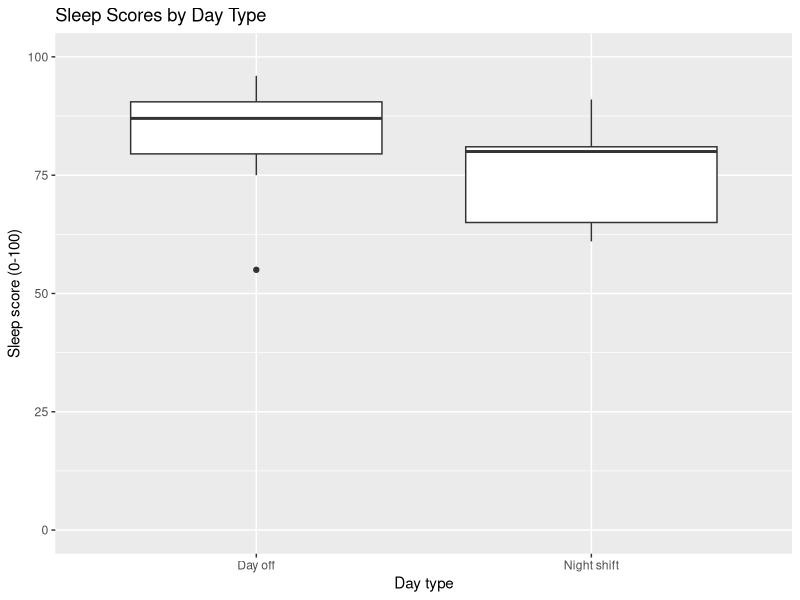
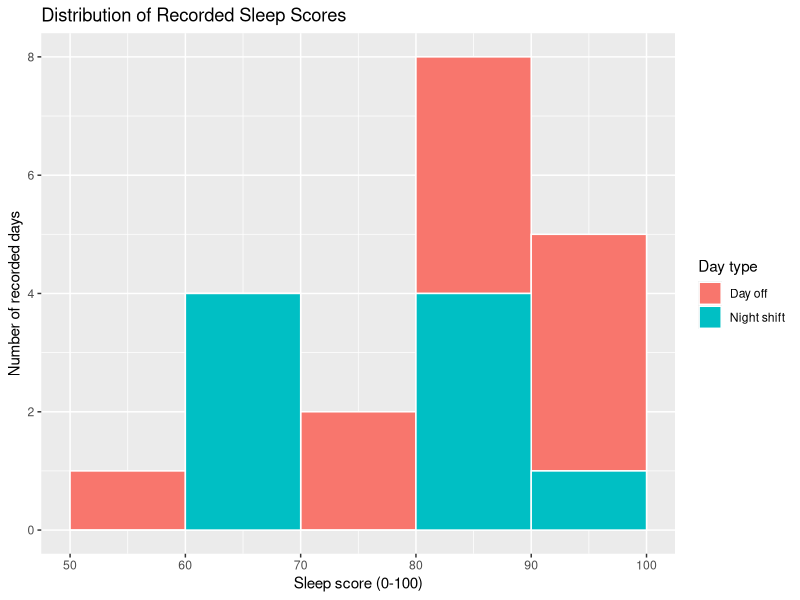
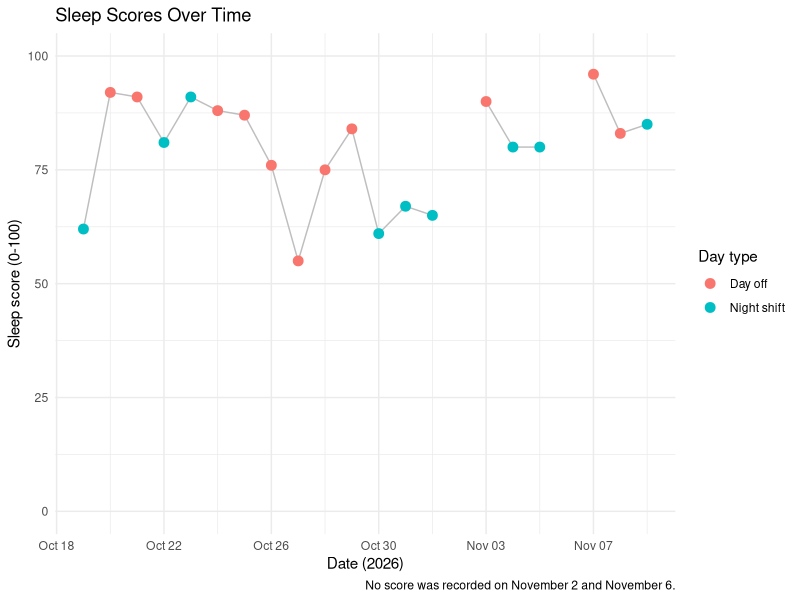
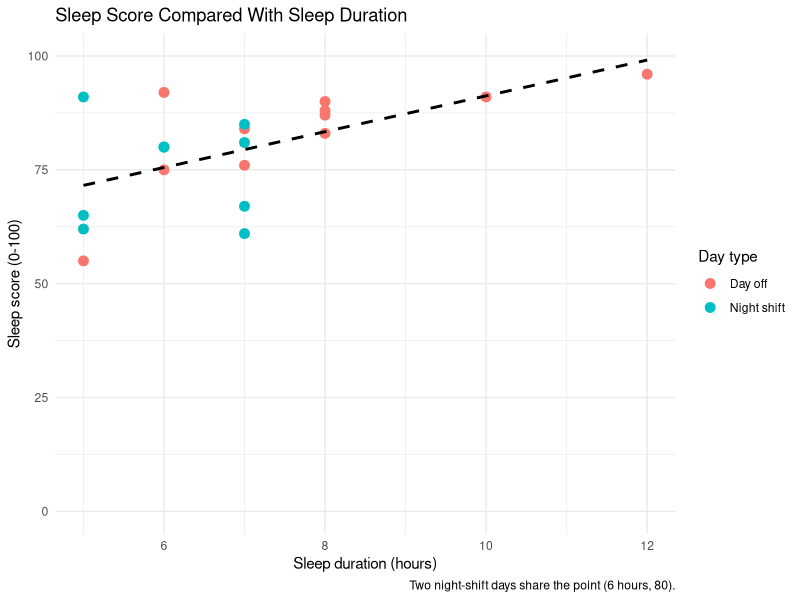

Write R code to recreate these figures, in order.
## ---- chunk 1
# Show the code in the report. Hide package messages and warnings.
knitr::opts_chunk$set(echo = TRUE, warning = FALSE, message = FALSE)
## ---- chunk 2
library(ggplot2)
library(dplyr)
library(readxl)

sleep_data <- read_excel("sleep_data.xlsx")

# mutate() changes columns. as.Date() keeps only the calendar date.
# round(100 * score) turns 0.62 into 62.
sleep_data <- sleep_data %>%
  mutate(date = as.Date(date),
         `sleep score` = round(100 * `sleep score`))

knitr::kable(sleep_data)
## ---- chunk 3
# filter() with is.na() finds the days that have no sleep score.
missing_data <- sleep_data %>% filter(is.na(`sleep score`))
knitr::kable(missing_data)

# !is.na() means "not missing". These are the days used in the analysis.
analysis_data <- sleep_data %>% filter(!is.na(`sleep score`))
## ---- chunk 4
# group_by() splits the data by day type.
# summarize() calculates one row of results for each group. n() counts rows.
summary_stats <- analysis_data %>%
  group_by(`day type`) %>%
  summarize(Count = n(), Mean = mean(`sleep score`),
            Median = median(`sleep score`),
            Minimum = min(`sleep score`), Maximum = max(`sleep score`))
knitr::kable(summary_stats, digits = 2)
## ---- chunk 5
# Boxplot with one box for each day type. ylim() sets the axis limits.
ggplot(data = analysis_data, aes(x = `day type`, y = `sleep score`)) +
  geom_boxplot() +
  ylim(c(0, 100)) +
  labs(x = "Day type", y = "Sleep score (0-100)",
       title = "Sleep Scores by Day Type")
## ---- chunk 6
# Histogram with bins 10 points wide: 50-60, 60-70, and so on.
# fill = `day type` colors each bar by the day type of its scores.
ggplot(data = analysis_data, aes(x = `sleep score`, fill = `day type`)) +
  geom_histogram(binwidth = 10, boundary = 50, closed = "left",
                 color = "white") +
  labs(x = "Sleep score (0-100)", y = "Number of recorded days",
       fill = "Day type",
       title = "Distribution of Recorded Sleep Scores")
## ---- chunk 7
# Line graph in date order. group = 1 joins the points with one line.
# All 22 dates are used, so the line breaks at the two missing days.
plot_time <- ggplot(data = sleep_data,
                    aes(x = as.Date(date), y = `sleep score`, group = 1)) +
  geom_line(color = "gray", na.rm = TRUE) +
  geom_point(aes(color = `day type`), size = 3, na.rm = TRUE) +
  scale_x_date(date_breaks = "4 days", date_labels = "%b %d") +
  ylim(c(0, 100)) +
  labs(x = "Date (2026)", y = "Sleep score (0-100)", color = "Day type",
       title = "Sleep Scores Over Time",
       caption = "No score was recorded on November 2 and November 6.") +
  theme_minimal()
print(plot_time)
## ---- chunk 8
# Scatterplot. Each point is one recorded day: hours slept and sleep score.
# geom_smooth(method = "lm") adds a straight fitted line. se = FALSE hides
# the confidence band.
plot_scatter <- ggplot(data = analysis_data,
                       aes(x = `sleep (hrs)`, y = `sleep score`)) +
  geom_point(aes(color = `day type`), size = 3) +
  geom_smooth(method = "lm", se = FALSE, color = "black",
              linetype = "dashed") +
  ylim(c(0, 100)) +
  labs(x = "Sleep duration (hours)", y = "Sleep score (0-100)",
       color = "Day type",
       title = "Sleep Score Compared With Sleep Duration",
       caption = "Two night-shift days share the point (6 hours, 80).") +
  theme_minimal()
print(plot_scatter)
## ---- chunk 9
# filter() makes one data set for each group.
night_data <- analysis_data %>% filter(`day type` == "Night shift")
off_data <- analysis_data %>% filter(`day type` == "Day off")

# Night shift is first, so the difference is night shift minus day off.
# var.equal = FALSE asks for Welch's t-test.
score_test <- t.test(night_data$`sleep score`, off_data$`sleep score`,
                     alternative = "two.sided", var.equal = FALSE)
print(score_test)

# Save the two group means so the text below can report them.
night_mean <- mean(night_data$`sleep score`)
off_mean <- mean(off_data$`sleep score`)
## ---- chunk 10
# Effect size: the difference in means divided by a typical standard deviation.
mean_difference <- mean(night_data$`sleep score`) - mean(off_data$`sleep score`)
reference_sd <- sqrt(
  (sd(night_data$`sleep score`)^2 + sd(off_data$`sleep score`)^2) / 2
)
cohens_d <- mean_difference / reference_sd

effect_summary <- data.frame(
  Difference = mean_difference,
  Reference_SD = reference_sd,
  Effect_size_d = cohens_d
)
knitr::kable(effect_summary, digits = 2, row.names = FALSE)
